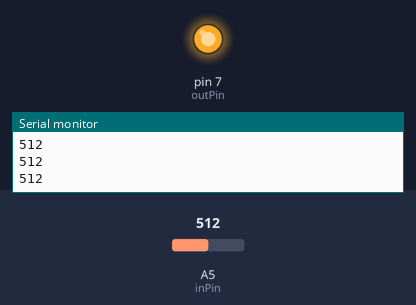
A sketch run on a simulated Arduino Uno, built with avr-gcc and run on an emulated ATmega328P. Shown: output pins drawn as LEDs (lit = HIGH), the last lines printed to the serial monitor. The test bench sets the inputs (shaded band); at power-on: A5 (inPin) = 512.

Above: at 1.2 s.
1.3 s: A5 (inPin) set to 14
2.8 s: A5 (inPin) set to 11
At 4.0 s:
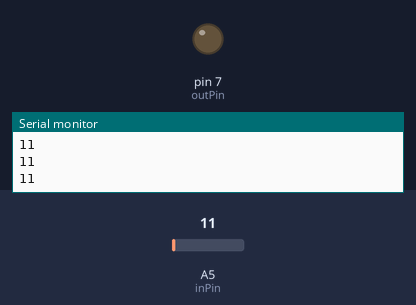
4.3 s: A5 (inPin) set to 122
At 5.1 s:
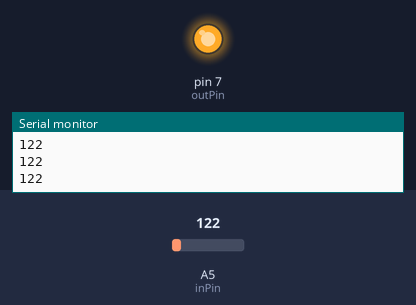
5.8 s: A5 (inPin) set to 0
At 6.3 s:
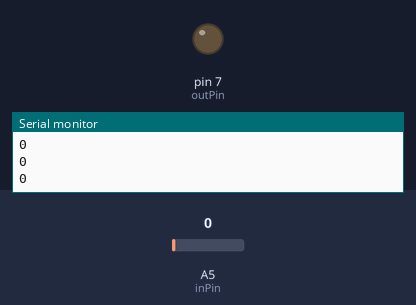
Timing chart, 0 to 8.3 s (numbered marks = the images above; inputs shaded):
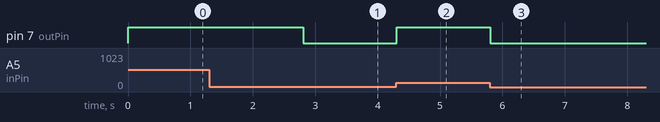

The sketch:

Tilting_Switch.ino
```cpp
int outPin=7;
int inPin=5;
int val=0;
void setup() {
  Serial.begin(9600);
  pinMode(outPin,OUTPUT);
}

void loop() {
  val=analogRead(inPin);
  Serial.println(val);
  if(val>12){
    digitalWrite(outPin,HIGH);
  }
  else{
    digitalWrite(outPin,LOW);
  }
}
```

Measured:
- the behaviour switches between 13 and 12 on A5 (inPin) (found by bisection; images 0 and 1)
- after the input at 2.8 s, pin 7 (outPin): HIGH → LOW at once
- after the input at 4.3 s, pin 7 (outPin): LOW → HIGH at once
- after the input at 5.8 s, pin 7 (outPin): HIGH → LOW at once
